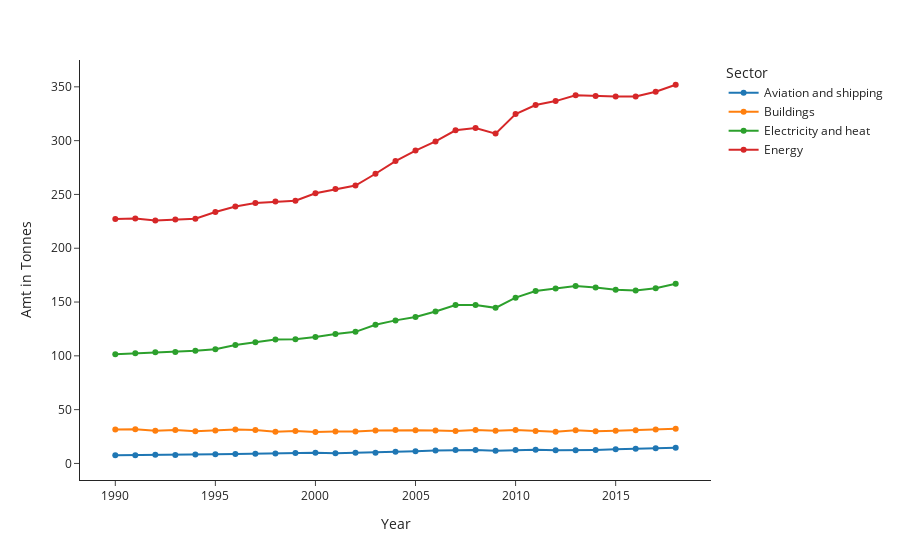

Here is the notebook cell this chart was saved with:
### Code cell
def fig_corbon_line():
    return px.line(top_emitters_by_year(), x='Year', y=top_emitters_by_year().columns,
                  markers=True,template="simple_white",
                  labels={'value':'Amt in Tonnes','variable':'Sector'})
fig_corbon_line()

### Figure 1 — Plotly figure (JSON) as saved in the notebook; plotly's stock layout.template omitted (floating-point values rounded to 4 significant figures)
{"data": [{"hovertemplate": "Sector=Aviation and shipping<br>Year=%{x}<br>Amt in Tonnes=%{y}<extra></extra>", "legendgroup": "Aviation and shipping", "line": {"color": "#1F77B4", "dash": "solid"}, "marker": {"symbol": "circle"}, "mode": "markers+lines", "name": "Aviation and shipping", "orientation": "v", "showlegend": true, "type": "scatter", "x": [1990, 1991, 1992, 1993, 1994, 1995, 1996, 1997, 1998, 1999, 2000, 2001, 2002, 2003, 2004, 2005, 2006, 2007, 2008, 2009, 2010, 2011, 2012, 2013, 2014, 2015, 2016, 2017, 2018], "xaxis": "x", "y": [7.612, 7.648, 8.011, 7.934, 8.215, 8.425, 8.698, 9.021, 9.304, 9.722, 9.858, 9.536, 9.923, 9.996, 10.85, 11.31, 11.91, 12.46, 12.6, 11.86, 12.55, 12.75, 12.17, 12.2, 12.59, 13.12, 13.59, 14.18, 14.55], "yaxis": "y"}, {"hovertemplate": "Sector=Buildings<br>Year=%{x}<br>Amt in Tonnes=%{y}<extra></extra>", "legendgroup": "Buildings", "line": {"color": "#FF7F0E", "dash": "solid"}, "marker": {"symbol": "circle"}, "mode": "markers+lines", "name": "Buildings", "orientation": "v", "showlegend": true, "type": "scatter", "x": [1990, 1991, 1992, 1993, 1994, 1995, 1996, 1997, 1998, 1999, 2000, 2001, 2002, 2003, 2004, 2005, 2006, 2007, 2008, 2009, 2010, 2011, 2012, 2013, 2014, 2015, 2016, 2017, 2018], "xaxis": "x", "y": [31.61, 31.87, 30.29, 30.98, 29.87, 30.57, 31.6, 31.14, 29.44, 30.14, 29.29, 29.74, 29.62, 30.65, 31.07, 30.91, 30.54, 30.12, 31.02, 30.42, 31.12, 30.22, 29.55, 30.78, 29.86, 30.3, 30.84, 31.43, 32.24], "yaxis": "y"}, {"hovertemplate": "Sector=Electricity and heat<br>Year=%{x}<br>Amt in Tonnes=%{y}<extra></extra>", "legendgroup": "Electricity and heat", "line": {"color": "#2CA02C", "dash": "solid"}, "marker": {"symbol": "circle"}, "mode": "markers+lines", "name": "Electricity and heat", "orientation": "v", "showlegend": true, "type": "scatter", "x": [1990, 1991, 1992, 1993, 1994, 1995, 1996, 1997, 1998, 1999, 2000, 2001, 2002, 2003, 2004, 2005, 2006, 2007, 2008, 2009, 2010, 2011, 2012, 2013, 2014, 2015, 2016, 2017, 2018], "xaxis": "x", "y": [101.5, 102.4, 103.4, 103.6, 104.7, 106.2, 110.1, 112.7, 115.1, 115.5, 117.4, 120.2, 122.3, 128.9, 132.9, 136.1, 141.2, 147.3, 147.2, 144.6, 154.1, 160.3, 162.5, 164.9, 163.6, 161.4, 160.6, 162.9, 167.0], "yaxis": "y"}, {"hovertemplate": "Sector=Energy<br>Year=%{x}<br>Amt in Tonnes=%{y}<extra></extra>", "legendgroup": "Energy", "line": {"color": "#D62728", "dash": "solid"}, "marker": {"symbol": "circle"}, "mode": "markers+lines", "name": "Energy", "orientation": "v", "showlegend": true, "type": "scatter", "x": [1990, 1991, 1992, 1993, 1994, 1995, 1996, 1997, 1998, 1999, 2000, 2001, 2002, 2003, 2004, 2005, 2006, 2007, 2008, 2009, 2010, 2011, 2012, 2013, 2014, 2015, 2016, 2017, 2018], "xaxis": "x", "y": [227.1, 227.6, 225.8, 226.7, 227.5, 233.6, 238.8, 242.0, 243.4, 244.1, 251.1, 255.0, 258.2, 269.2, 281.0, 290.8, 299.3, 309.6, 311.7, 306.5, 324.7, 333.1, 336.7, 342.1, 341.4, 341.1, 341.0, 345.4, 351.9], "yaxis": "y"}], "layout": {"legend": {"title": {"text": "Sector"}, "tracegroupgap": 0}, "margin": {"t": 60}, "xaxis": {"anchor": "y", "domain": [0, 1], "title": {"text": "Year"}}, "yaxis": {"anchor": "x", "domain": [0, 1], "title": {"text": "Amt in Tonnes"}}}}
